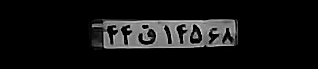
%> input picture test5.png, 318 x 69 px
$ octave RunCode.m   (GNU Octave 9; MATLAB toolbox functions it lacks are replaced by stand-ins)
%> lines starting %> are read from the running program, lines starting %| are printed output that depends on the picture; in (x1, y1, x2, y2) boxes, pixels count from 0 and x2, y2 are one past the last pixel; in counts of white or black regions, pixels touching at a corner belong together; the program's own positions count from 1
%> the answer given: test5.png
%> further down, I is the input picture: size 69x318x3 uint8; min 0, max 226, mean 19
### PlateRead.m
function  [mserStats,tree,Fimage] = PlateRead(I)

load ImM
load foldernamesF
% MaxIdx = MultiThroshuld(I,15);
global id th_Hamposhani thValedA2 Hborder display TH_Ocr thRait thSelectH th_Max_Hamposhani imsize thWidth MaxAcceptVal
thRait = 0.6;
Hborder = 0.25;
TH_Ocr = 0.95;
thValedA2 =0.7;  %% th A2
th_Hamposhani = 0.25;  %% hamposhani
th_Max_Hamposhani = 1;
id = 1;
display = 1;
thWidth = 2;
MaxAcceptVal = 0.6;
thSelectH = 0.5;
acceptTH = 0.45;  %% ocr
minW = 0.01 * size(I,2);
%> minW = 3.18
maxW = 0.3 * size(I,2);
%> maxW = 95.4
minH = 0.01 * size(I,1);
%> minH = 0.69
maxH = 1 * size(I,1);
%> maxH = 69

TimeStep(1,1) = 1; % index of node
TimeStep(2,1) = 0; % father
TimeStep(3,1) = 0; % Val overlab
TimeStep(4,1) = size(I,2);
TimeStep(5,1) = 0;
tree(1).id = 1; % ID
tree(1).parent = 0; % PARENT
tree(1).Childs = []; % PARENT
tree(1).box = [1 1 size(I,1) size(I,2)];
% se = strel('disk', 1);
imsize = 40;
level = 1;
%% paramter of segment
load foldernamesNN
% [4 lines of commented-out code are left out]

MaxIdx = MultiThroshuld(I,15);
%for ii = 200 : -2 : 30
for ii = 1 : size(MaxIdx,2)
     i = MaxIdx(ii);
     im = logical((1-(I>i)));
   % im = logical(1-bw{ii});
    if display
        figure(1)
        cla
        subplot(2,1,1)
        imshow(im,[]);
    end
    [L,NUM] = bwlabeln(im); % we can use filter to reduce region
    SegmentInfo = regionprops(L,'Area','BoundingBox','Image','Centroid','PixelList');% can reduse filter
    for j = 1 : NUM
        ratio1 = SegmentInfo(j).BoundingBox(4) / SegmentInfo(j).BoundingBox(3);
        ratio2 = SegmentInfo(j).BoundingBox(3) / SegmentInfo(j).BoundingBox(4);
        Rait = [ratio1 ratio2];
        %% cheak size of bord
        W = SegmentInfo(j).BoundingBox(3);
        H = SegmentInfo(j).BoundingBox(4);
        cheakSize = (W>=minW && W<=maxW && H>=minH && H<=maxH);
        if (cheakSize) % we can not use it
            im1 = (SegmentInfo(j).Image);
            imtemp = im1;
            imNUM=centersquare(im1,imsize); % very important
            T = double(imNUM);
            xn = [];
            for icor = 1 : size(ImM,1)
                xn=[xn corr2(ImM{icor,1},T)] ;
            end
            [MaxTh,B] = max(xn);
            out=foldernamesF{B(1)}; % ocr
            if B(1)>9
                selectClass = 1;
            else
                selectClass = 2;
            end
            information = [ratio1 ratio2 MaxTh selectClass];
            Pos(1) = SegmentInfo(j).BoundingBox(1) + SegmentInfo(j).BoundingBox(3)/2;
            Pos(2) = SegmentInfo(j).BoundingBox(2) + SegmentInfo(j).BoundingBox(4)/2;
            if (MaxTh>acceptTH)
                if display
                    subplot(2,1,2)
                    cla
                    imshow(imNUM,[]);
                    title(['Ocr is: ',out,'  Val is: ',num2str(MaxTh)]);
                end
                id = id + 1;
                data.Area = SegmentInfo(j).Area;
                data.leval = level;
                data.flag = B(1);
                data.Ocr = out;
                data.Val = MaxTh;
                data.box = SegmentInfo(j).BoundingBox;
                data.Center = Pos;
                data.PixelList = SegmentInfo(j).PixelList;
                data.ImageTh = imtemp;
                data.Intnsifiy = i;
                data.feat = information;
                data.Cat = selectClass; %% if 1 is char if 2 is number
                Nesbat = ImM{B(1),3};
                Accept = (sum(min([Nesbat;Rait]) ./ max([Nesbat;Rait])))/2;
                data.AcceptRait = Accept;
                [TimeStep,tree] = CallTree(tree,data,TimeStep,th_Hamposhani,th_Max_Hamposhani,id);
            end
        end
    end
    level = level + 1;
end

TimeStep(6:8,:) = 0;
[tree] = TraceTree(tree,TimeStep);
[mserStats,tree,Fimage,continueFlag] = PlateSegmentFind(tree,I);
if continueFlag
    %% is ok
else
    mserStats=[];
    tree=[];
    Fimage=[];
end

end

% [548 lines left out: functions TraceTree, PruneTree, PlateSegmentFind, FindDeger, FilterImage, CallRemoveRepet and 8 more, not called in this run]

function [mu,v,p,prb]=MultiThroshuld(ima,k)
%> called with k = 15

ima=double(ima);
ima=ima(:);
mi=min(ima);
%> mi = 0
ima=ima-mi+1;
m=max(ima);
%> m = 227

h=HistP(ima);

x=find(h);
h=h(x);
x=x(:);
h=h(:);

mu=(1:k)*m/(k+1);
v=ones(1,k)*m;
p=ones(1,k)*1/k;

sml = mean(diff(x))/1000;
while(1)
    prb = Distrub(mu,v,p,x);
    scal = sum(prb,2)+eps;
    Like2=sum(h.*log(scal));

    for j=1:k
        pp=h.*prb(:,j)./scal;
        p(j) = sum(pp);
        mu(j) = sum(x.*pp)/p(j);
        vr = (x-mu(j));
        v(j)=sum(vr.*vr.*pp)/p(j)+sml;
    end
    p = p + 1e-3;
    p = p/sum(p);

    prb = Distrub(mu,v,p,x);
    scal = sum(prb,2)+eps;
    Like1=sum(h.*log(scal));
    if((Like1-Like2)<0.0001)
        break;
    end
% [6 lines of commented-out code are left out]
end
mu=mu+mi-1;

end

function y=Distrub(m,v,g,x)
x=x(:);
m=m(:);
v=v(:);
g=g(:);
for i=1:size(m,1)
    d = x-m(i);
    amp = g(i)/sqrt(1.2*pi*v(i));
    y(:,i) = amp*exp(-0.99 * (d.*d)/v(i));
end
end
function[h]=HistP(datos)
datos=datos(:);
ind= isnan(datos)==1;
%> ind = 21942 logical values, 0 true
datos(ind)=0;
ind= isinf(datos)==1;
datos(ind)=0;
tam=length(datos);
%> tam = 21942
m=ceil(max(datos))+1;
%> m = 228
h=zeros(1,m);
for i=1:tam
    f=floor(datos(i));
    if(f>0 && f<(m-1))
        a2=datos(i)-f;
        a1=1-a2;
        h(f)  =h(f)  + a1;
        h(f+1)=h(f+1)+ a2;
    end
end
%> after the loop, h = 228 values, max 18148 at index 1, min 0 at index 208, mean 96.23
h=conv(h,[1,2,3,2,1]);
%> h = 232 values, max 54520 at index 3, min 0 at index 215, mean 851.2
h=h(3:(length(h)-2));
%> h = 228 values, max 54520 at index 1, min 0 at index 213, mean 627.2
h=h/sum(h);
%> h = 228 values, max 0.381 at index 1, min 0 at index 213, mean 0.00439
end

### RunCode.m
warning('off')
clear
clc
close all
%% input image
%% good
[file,path]=uigetfile({'*.jpg;*.bmp;*.png;*.tif'},'Choose an image');
s=[path,file];
I=imread(s);
if size(I,3)>1
    I = rgb2gray(I);
end
% I = max(I(:)) - I;
% I = imsharpen(I);
figure
imshow(I,[]);
tic
[mserStats,Image,I] = PlateRead(I);
%> in MultiThroshuld, `x=find(h);`: x = 217 values from 1 to 225
%> in MultiThroshuld, `h=h(x);`: h = 217 values, max 0.381 at index 1, min 6.99e-06 at index 213, mean 0.00461
%> in MultiThroshuld, `mu=(1:k)*m/(k+1);`: mu = [14.19 28.38 42.56 56.75 70.94 85.12 99.31 113.5 127.7 141.9 156.1 170.2 184.4 198.6 212.8]
%> in MultiThroshuld, `sml = mean(diff(x))/1000;`: sml = 0.00104
%> the loop in MultiThroshuld, `while(1)` made 3 passes
%> (Like2, Like1) on passes 1 to 3: (-6.4, -3.06), (-3.06, -2.76), (-2.76, -2.81)
%> after the loop in MultiThroshuld, `while(1)`: mu = [1.66 9.98 32.18 52.62 71.17 87.77 104.5 120 129.9 139.5 151.5 166.2 179.3 191.4 202.5]; v = [0.55 41.76 60.37 29.65 35.74 38.72 41.05 27.12 18.6 20.16 33.5 28.86 25.53 25.9 30.35]
%> in MultiThroshuld, `mu=mu+mi-1;`: mu = [0.661 8.98 31.18 51.62 70.17 86.77 103.5 119 128.9 138.5 150.5 165.2 178.3 190.4 201.5]
%> in PlateRead, `MaxIdx = MultiThroshuld(I,15);`: MaxIdx has the same summary as mu in MultiThroshuld
%> the loop in PlateRead, `for ii = 1 : size(MaxIdx,2)` made 1 pass
%> (i, NUM) on pass 1: (0.661, 25)
%> pass 1, in PlateRead, `im = logical((1-(I>i)));`:
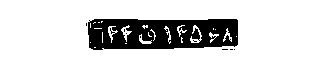
%> im: size 69x318 logical; 82.7% white; 9 black regions (8 under 20 px), largest, box (x1, y1, x2, y2) and area: (88, 19, 238, 50) 3771
%> pass 1, in PlateRead, `[L,NUM] = bwlabeln(im);`:
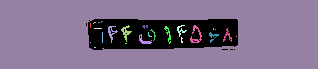
%> L: size 69x318 double; 26 distinct labels, from 0 to 25; one colour per label, 0 black
%> the run ends on the next line
